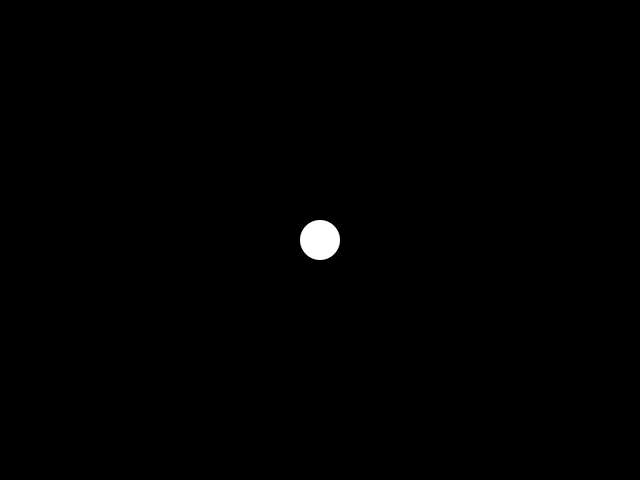
Frame 1 (no input)
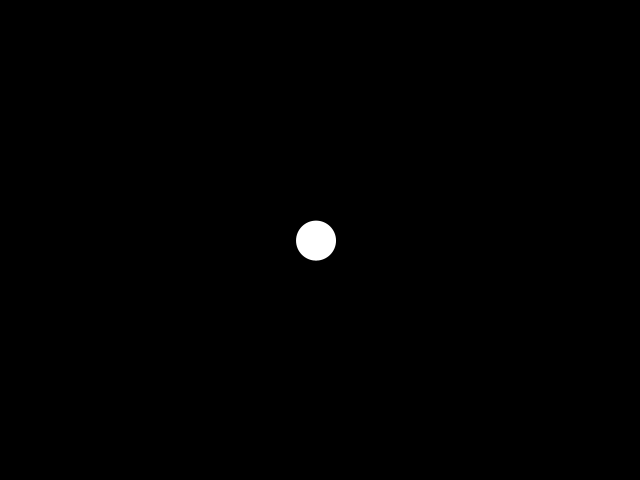
Frame 60 (the mouse pressed at the canvas centre just before this capture)
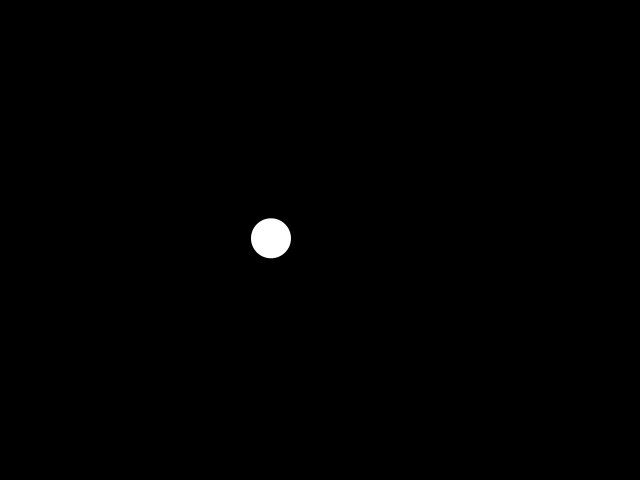
Frame 120 (the mouse held since frame 60 and released just before this capture)

The Processing sketch that drew these frames (run headless with seeded random() and noise(); from frame 60 on, the mouse is pressed at the canvas centre):

// Processing sketch: e_1_6_perlin_acceleration
// ── e_1_6_perlin_acceleration.pde
Bouncer bouncer;

void setup() {
  size(640, 480);
  smooth();
  bouncer = new Bouncer();
}

void draw() {
  background(0);
  bouncer.display();
  bouncer.update();
}

class Bouncer {
  PVector position;
  PVector velocity;
  PVector acceleration;

  int bouncerR = 40;
  int speedlimit = 1000;
  
  float noiseTime;

  Bouncer() {
    position = new PVector(width/2, height/2);
    velocity = new PVector(0, 0);
    acceleration = new PVector(0, 0);
  }

  void display() {
    noStroke();
    fill(255);
    ellipse(position.x, position.y, bouncerR, bouncerR);
    println(acceleration.y); //for debugging
  }

  void update() {
    position.add(velocity);
    velocity.add(acceleration);
    velocity.limit(speedlimit);
    
    if (position.x > width + bouncerR) {
      position.x = -bouncerR;
    } else if (position.x < -bouncerR) {
      position.x = width + bouncerR;
    }
    if (position.y > height + bouncerR) {
      position.y = -bouncerR;
    } else if (position.y < -bouncerR) {
      position.y = height + bouncerR;
    }
    
    acceleration.x = map(noise(noiseTime), 0, 1, -0.05, 0.05);
    acceleration.y = map(noise(noiseTime + 10000), 0, 1, -0.05, 0.05);
    
    noiseTime += 0.1;
  }
}
